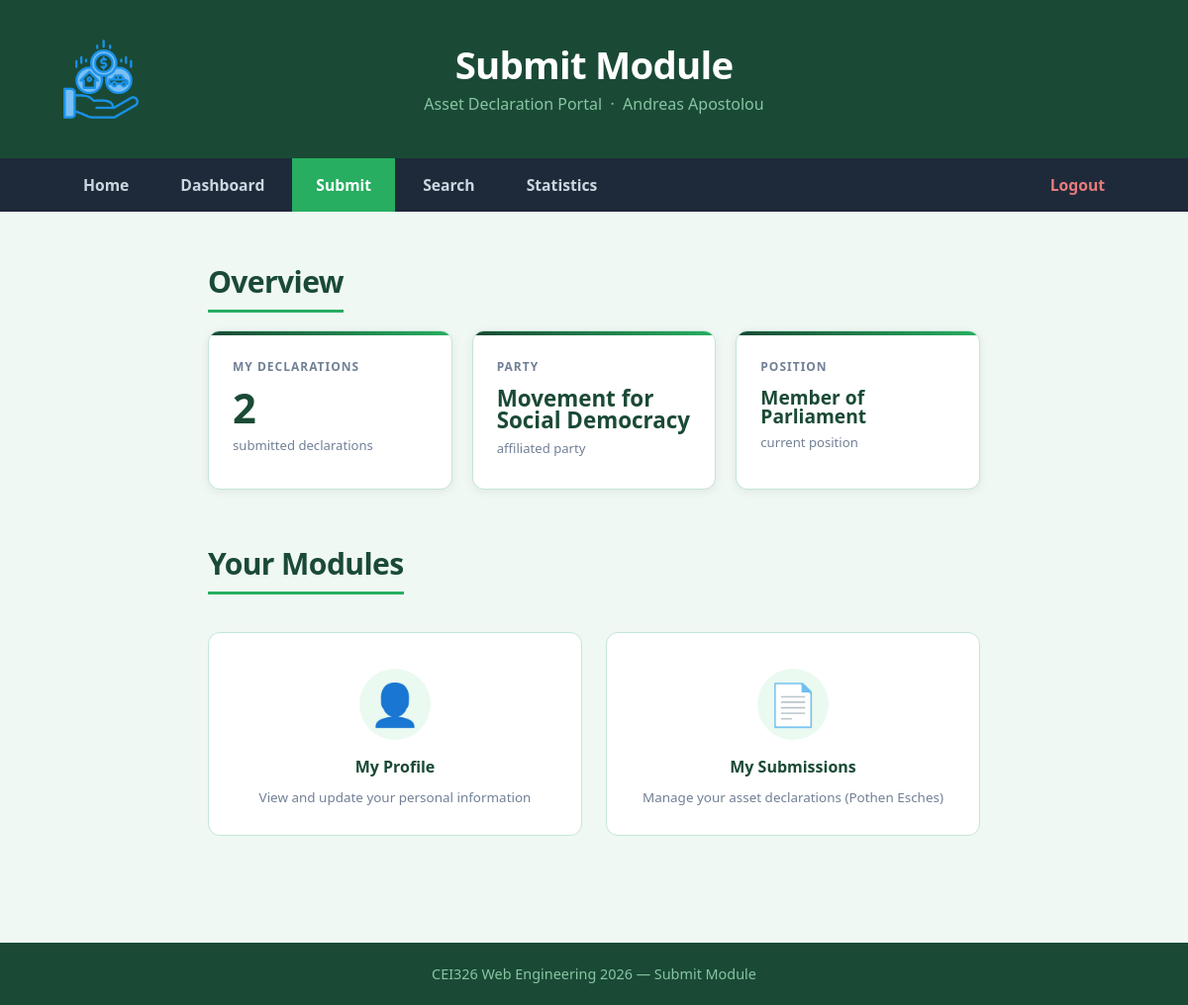
The app's page /modules/submit/submit_dashboard.php (signed in) with its own data.
### tables this page shows
CREATE TABLE IF NOT EXISTS politicians (
    id INT UNSIGNED AUTO_INCREMENT PRIMARY KEY,
    user_id INT UNSIGNED NOT NULL UNIQUE,
    party_id INT UNSIGNED DEFAULT NULL,
    position_id INT UNSIGNED DEFAULT NULL,
    district_id INT UNSIGNED DEFAULT NULL,
    children TINYINT UNSIGNED DEFAULT 0,
    created_at DATETIME NOT NULL DEFAULT CURRENT_TIMESTAMP,
    CONSTRAINT fk_pol_user FOREIGN KEY (user_id) REFERENCES users(id) ON DELETE CASCADE,
    CONSTRAINT fk_pol_party FOREIGN KEY (party_id) REFERENCES parties(id) ON DELETE SET NULL,
    CONSTRAINT fk_pol_pos FOREIGN KEY (position_id) REFERENCES positions(id) ON DELETE SET NULL,
    CONSTRAINT fk_pol_dist FOREIGN KEY (district_id) REFERENCES districts(id) ON DELETE SET NULL,
    INDEX idx_pol_party (party_id),
    INDEX idx_pol_position (position_id),
    INDEX idx_pol_district (district_id)
);

CREATE TABLE IF NOT EXISTS parties (
    id INT UNSIGNED AUTO_INCREMENT PRIMARY KEY,
    name VARCHAR(120) NOT NULL UNIQUE,
    short_name VARCHAR(30) DEFAULT NULL,
    created_at DATETIME NOT NULL DEFAULT CURRENT_TIMESTAMP
);

CREATE TABLE IF NOT EXISTS positions (
    id INT UNSIGNED AUTO_INCREMENT PRIMARY KEY,
    title VARCHAR(120) NOT NULL UNIQUE,
    created_at DATETIME NOT NULL DEFAULT CURRENT_TIMESTAMP
);

### modules/submit/submit_dashboard.php (the view, shortened to what this page needs)
<?php
require_once '../../includes/db.php';
$isAdmin = $_SESSION['role'] === 'admin';
$politician = null;
if (!$isAdmin) {
    $stmt = $pdo->prepare(
        'SELECT p.*, pa.name AS party_name, po.title AS position_title
           FROM politicians p
      LEFT JOIN parties pa ON pa.id = p.party_id
      LEFT JOIN positions po ON po.id = p.position_id
          WHERE p.user_id = :uid'
    );
    $stmt->execute([':uid' => $_SESSION['user_id']]);
    $politician = $stmt->fetch();
}
$declCount = 0;
if ($politician) {
    $stmt = $pdo->prepare('SELECT COUNT(*) FROM asset_declarations WHERE politician_id = :pid');
    $stmt->execute([':pid' => $politician['id']]);
    $declCount = (int)$stmt->fetchColumn();
}
?>
<!DOCTYPE html>
<html lang="en">
<head>
  <link rel="stylesheet" href="style.css">
</head>
<body>
  <header id="page-header">
    <img class="header-logo" src="../../assets/images/assets.png" alt="logo" width="84" height="84">
    <div class="header-text">
      <h1>Submit Module</h1>
      <p class="subtitle">Asset Declaration Portal &nbsp;&middot;&nbsp; <?= htmlspecialchars($_SESSION['username']) ?></p>
    </div>
  </header>
  <nav id="main-nav">
    <a href="../../index.php" class="nav-link">Home</a>
    <a href="../dashboard/dashboard.php" class="nav-link">Dashboard</a>
    <a href="submit_dashboard.php" class="nav-link active">Submit</a>
    <a href="../search/search_dashboard.php" class="nav-link">Search</a>
    <a href="../search/statistics.php" class="nav-link">Statistics</a>
    <a href="../../auth/logout.php" class="nav-link nav-logout">Logout</a>
  </nav>
  <main>
    <?php if (!$isAdmin): ?>
    <section id="stats-section">
      <h2>Overview</h2>
      <div class="panel-grid">
        <div class="panel">
          <h2>My Declarations</h2>
          <p class="stat-number"><?= $declCount ?></p>
          <p class="stat-label">submitted declarations</p>
        </div>
        <?php if ($politician): ?>
        <div class="panel">
          <h2>Party</h2>
          <p class="stat-number" style="font-size:1.4rem;"><?= htmlspecialchars($politician['party_name'] ?? '–') ?></p>
          <p class="stat-label">affiliated party</p>
        </div>
        <div class="panel">
          <h2>Position</h2>
          <p class="stat-number" style="font-size:1.2rem;"><?= htmlspecialchars($politician['position_title'] ?? '–') ?></p>
          <p class="stat-label">current position</p>
        </div>
        <?php endif; ?>
      </div>
    </section>
    <?php endif; ?>
    <section id="modules-section">
      <h2>Your Modules</h2>
      <div class="submit-icon-grid">
        <a href="my_profile.php" class="submit-icon-card">
          <div class="submit-icon-wrap">👤</div>
          <strong>My Profile</strong>
          <span>View and update your personal information</span>
        </a>
        <?php if (!$isAdmin): ?>
        <a href="my_submissions.php" class="submit-icon-card">
          <div class="submit-icon-wrap">📄</div>
          <strong>My Submissions</strong>
          <span>Manage your asset declarations (Pothen Esches)</span>
        </a>
        <?php endif; ?>
      </div>
    </section>
  </main>
  <footer id="page-footer"><p>CEI326 Web Engineering 2026 &mdash; Submit Module</p></footer>
</body>
</html>

### modules/submit/style.css (style rules this page uses)
* { margin: 0; padding: 0; box-sizing: border-box; }
body { font-family: 'Segoe UI', Tahoma, Geneva, Verdana, sans-serif; background-color: #f0f8f4; color: #2c3e50; display: flex; flex-direction: column; min-height: 100vh; }
#page-header { background-color: #1a4a35; color: #ffffff; padding: 38px 60px; text-align: center; }
#page-header h1 { font-size: 2.4rem; line-height: 1.15; margin-bottom: 6px; letter-spacing: -0.02em; }
#page-header .subtitle { font-size: 1rem; line-height: 1.5; color: #88c4a4; }
#main-nav { background-color: #1e2a3a; display: flex; align-items: center; padding: 0 60px; gap: 4px; }
#main-nav .nav-link { display: inline-block; color: #cdd6e0; text-decoration: none; padding: 16px 24px; font-size: 0.98rem; font-weight: 600; transition: background-color 0.2s, color 0.2s; }
#main-nav .nav-link.active { background-color: #27ae60; color: #ffffff; }
main { max-width: 860px; margin: 52px auto; padding: 0 40px; flex: 1; width: 100%; }
#main-nav .nav-link.nav-logout { margin-left: auto; color: #e87c7c; }
main section { margin-bottom: 56px; }
main section h2 { font-size: 1.88rem; line-height: 1.25; color: #1a4a35; margin-bottom: 18px; padding-bottom: 9px; border-bottom: 3px solid #27ae60; display: inline-block; letter-spacing: -0.02em; }
main section p { font-size: 1rem; line-height: 1.8; color: #4a5568; margin-top: 8px; }
#page-footer { background-color: #1a4a35; color: #88c4a4; text-align: center; padding: 22px 40px; font-size: 0.9rem; }
#page-header { background-color: #1a4a35; color: #ffffff; padding: 38px 60px; display: flex; align-items: center; position: relative; }
#page-header .header-text { position: absolute; left: 50%; transform: translateX(-50%); text-align: center; }
.submit-icon-grid { display: grid; grid-template-columns: repeat(auto-fit, minmax(220px, 1fr)); gap: 24px; margin-top: 20px; }
.submit-icon-card { background-color: #ffffff; border: 1px solid #c3e6d5; border-radius: 12px; padding: 36px 24px 28px; text-decoration: none; display: flex; flex-direction: column; align-items: center; gap: 10px; text-align: center; transition: border-color 0.15s, transform 0.15s, box-shadow 0.15s; }
.submit-icon-wrap { font-size: 2.6rem; line-height: 1; margin-bottom: 6px; background-color: #eafaf1; width: 72px; height: 72px; border-radius: 50%; display: flex; align-items: center; justify-content: center; }
.submit-icon-card strong { font-size: 1rem; font-weight: 700; color: #1a4a35; display: block; }
.submit-icon-card span { font-size: 0.84rem; color: #718096; line-height: 1.5; }
.panel-grid { display: grid; grid-template-columns: repeat(auto-fit, minmax(200px, 1fr)); gap: 20px; }
.panel { background: #ffffff; border: 1px solid #c3e6d5; border-radius: 12px; padding: 28px 24px; box-shadow: 0 2px 10px rgba(0,0,0,.07); position: relative; overflow: hidden; transition: box-shadow .2s, transform .2s; }
.panel::before { content: ''; position: absolute; top: 0; left: 0; right: 0; height: 4px; background: linear-gradient(90deg, #1a4a35, #27ae60); }
.panel > h2 { font-size: .75rem; font-weight: 700; text-transform: uppercase; letter-spacing: 1px; color: #718096; margin-bottom: 14px; border: none; padding: 0; display: block; }
.stat-number { font-size: 2.6rem; font-weight: 800; color: #1a4a35; line-height: 1; }
.stat-label { font-size: .82rem; color: #718096; margin-top: 6px; }

### records on screen
politicians: party.name "Movement for Social Democracy", position.title "Member of Parliament"

### other values on screen
$_SESSION['username'] "Andreas Apostolou"
$declCount "2"
